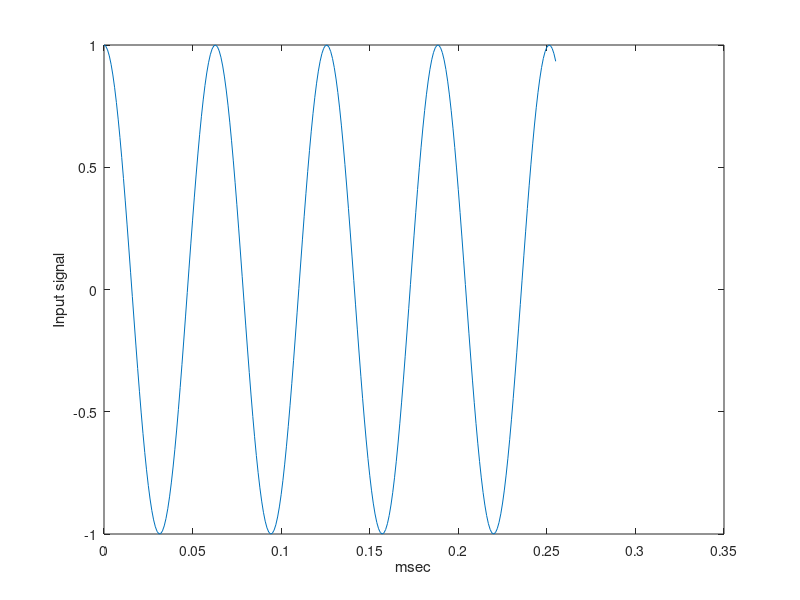
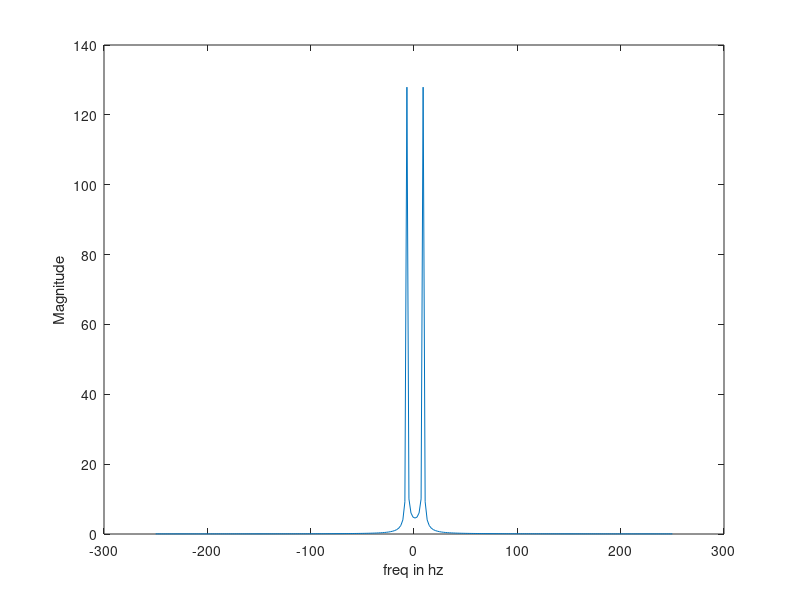
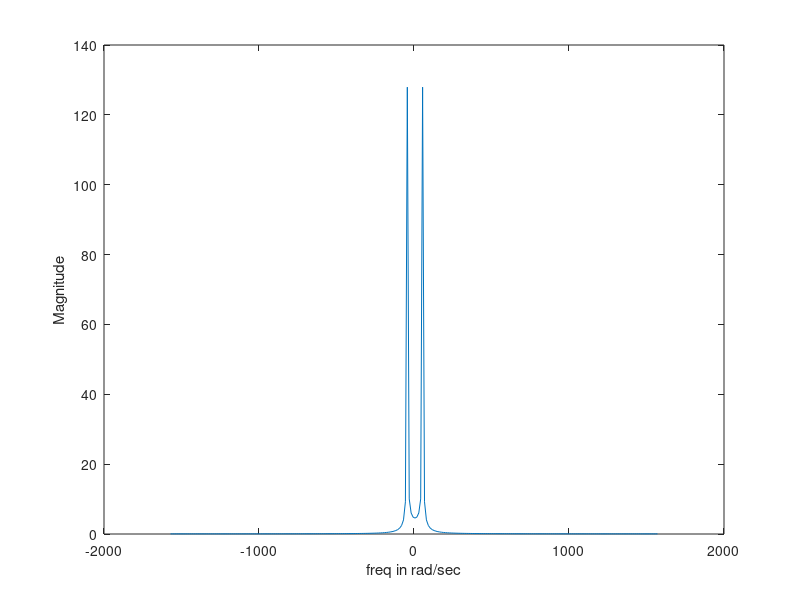

Write the MATLAB code that produced these figures, in order.
% Problem example 3.13 - p 119 Blandford and Parr
%
% F. Frigo  15-Sep-2020
%
sample_period=0.001;
N = 256;
t=[0:sample_period:(N-1)*sample_period];
hz=linspace(-0.25/sample_period, 0.25/sample_period, N);
w=hz*2*pi;

x=cos(100*t);

figure();
plot(t, x);
ylabel('Input signal');
xlabel('msec');

X=fft(x,N);
XM=fftshift(X);
figure();
plot(hz, abs(XM));
ylabel('Magnitude');
xlabel('freq in hz');

figure();
plot(w, abs(XM));
ylabel('Magnitude');
xlabel('freq in rad/sec');
